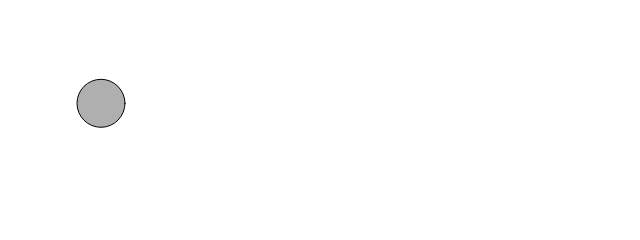
Frame 1 (no input)
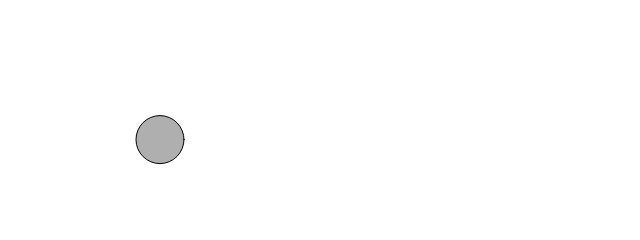
Frame 60 (no input)
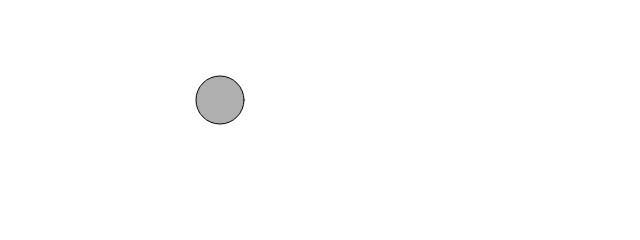
Frame 120 (the mouse pressed at the canvas centre since frame 60)

The p5.js sketch that drew these frames (run headless with seeded random() and noise() and a simulated clock; from frame 60 on, the mouse is pressed at the canvas centre):

// p5.js sketch
// ── sketch.js
let pos; // position
let velocity;

function setup() {
  createCanvas(640, 240);

  pos = createVector(100, 100);
  velocity = createVector(1, 3.3);
}

function draw() {
  background(255);
  pos.add(velocity);

  if (pos.x > width - 24 || pos.x < 24) {
    velocity.x = velocity.x * -1;
  }

  if (pos.y > height - 24 || pos.y < 24) {
    velocity.y  = velocity.y  * -1;
  }

  stroke(0);
  fill(175);
  circle(pos.x, pos.y, 48);
}
